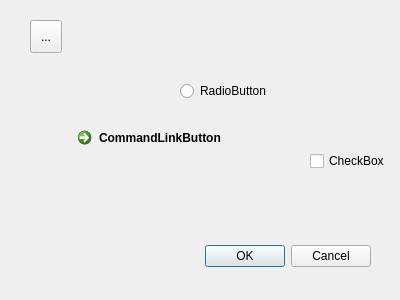
<?xml version="1.0" encoding="UTF-8"?>
<ui version="4.0">
 <class>Dialog</class>
 <widget class="QDialog" name="Dialog">
  <property name="geometry">
   <rect>
    <x>0</x>
    <y>0</y>
    <width>400</width>
    <height>300</height>
   </rect>
  </property>
  <property name="windowTitle">
   <string>Dialog</string>
  </property>
  <widget class="QDialogButtonBox" name="buttonBox">
   <property name="geometry">
    <rect>
     <x>30</x>
     <y>240</y>
     <width>341</width>
     <height>32</height>
    </rect>
   </property>
   <property name="orientation">
    <enum>Qt::Horizontal</enum>
   </property>
   <property name="standardButtons">
    <set>QDialogButtonBox::Cancel|QDialogButtonBox::Ok</set>
   </property>
  </widget>
  <widget class="QToolButton" name="toolButton">
   <property name="geometry">
    <rect>
     <x>30</x>
     <y>20</y>
     <width>32</width>
     <height>33</height>
    </rect>
   </property>
   <property name="text">
    <string>...</string>
   </property>
  </widget>
  <widget class="QRadioButton" name="radioButton">
   <property name="geometry">
    <rect>
     <x>180</x>
     <y>80</y>
     <width>105</width>
     <height>22</height>
    </rect>
   </property>
   <property name="text">
    <string>RadioButton</string>
   </property>
  </widget>
  <widget class="QCommandLinkButton" name="commandLinkButton">
   <property name="geometry">
    <rect>
     <x>70</x>
     <y>120</y>
     <width>171</width>
     <height>41</height>
    </rect>
   </property>
   <property name="text">
    <string>CommandLinkButton</string>
   </property>
  </widget>
  <widget class="QCheckBox" name="checkBox">
   <property name="geometry">
    <rect>
     <x>310</x>
     <y>150</y>
     <width>88</width>
     <height>22</height>
    </rect>
   </property>
   <property name="text">
    <string>CheckBox</string>
   </property>
  </widget>
 </widget>
 <resources/>
 <connections>
  <connection>
   <sender>buttonBox</sender>
   <signal>accepted()</signal>
   <receiver>Dialog</receiver>
   <slot>accept()</slot>
   <hints>
    <hint type="sourcelabel">
     <x>248</x>
     <y>254</y>
    </hint>
    <hint type="destinationlabel">
     <x>157</x>
     <y>274</y>
    </hint>
   </hints>
  </connection>
  <connection>
   <sender>buttonBox</sender>
   <signal>rejected()</signal>
   <receiver>Dialog</receiver>
   <slot>reject()</slot>
   <hints>
    <hint type="sourcelabel">
     <x>316</x>
     <y>260</y>
    </hint>
    <hint type="destinationlabel">
     <x>286</x>
     <y>274</y>
    </hint>
   </hints>
  </connection>
 </connections>
</ui>
